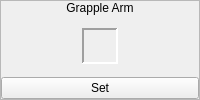
      <widget class="QFrame" name="frame_10">
       <property name="frameShape">
        <enum>QFrame::StyledPanel</enum>
       </property>
       <property name="frameShadow">
        <enum>QFrame::Raised</enum>
       </property>
       <layout class="QVBoxLayout" name="verticalLayout_28">
        <property name="spacing">
         <number>0</number>
        </property>
        <property name="margin">
         <number>0</number>
        </property>
        <item>
         <widget class="QLabel" name="label_14">
          <property name="sizePolicy">
           <sizepolicy hsizetype="Preferred" vsizetype="Fixed">
            <horstretch>0</horstretch>
            <verstretch>0</verstretch>
           </sizepolicy>
          </property>
          <property name="text">
           <string>Grapple Arm</string>
          </property>
          <property name="alignment">
           <set>Qt::AlignCenter</set>
          </property>
         </widget>
        </item>
        <item>
         <widget class="QWidget" name="widget_39" native="true">
          <layout class="QVBoxLayout" name="verticalLayout_29">
           <property name="spacing">
            <number>0</number>
           </property>
           <property name="margin">
            <number>0</number>
           </property>
           <item>
            <widget class="QWidget" name="widget_40" native="true">
             <layout class="QHBoxLayout" name="horizontalLayout_13">
              <property name="spacing">
               <number>0</number>
              </property>
              <property name="margin">
               <number>3</number>
              </property>
              <item>
               <widget class="QWidget" name="widget_42" native="true"/>
              </item>
              <item>
               <widget class="QLabel" name="lblGrappleArm">
                <property name="minimumSize">
                 <size>
                  <width>36</width>
                  <height>36</height>
                 </size>
                </property>
                <property name="maximumSize">
                 <size>
                  <width>36</width>
                  <height>36</height>
                 </size>
                </property>
                <property name="frameShape">
                 <enum>QFrame::Panel</enum>
                </property>
                <property name="frameShadow">
                 <enum>QFrame::Sunken</enum>
                </property>
                <property name="lineWidth">
                 <number>2</number>
                </property>
                <property name="text">
                 <string/>
                </property>
               </widget>
              </item>
              <item>
               <widget class="QWidget" name="widget_43" native="true"/>
              </item>
             </layout>
            </widget>
           </item>
           <item>
            <widget class="QPushButton" name="bSetGrappleArm">
             <property name="text">
              <string>Set</string>
             </property>
            </widget>
           </item>
          </layout>
         </widget>
        </item>
       </layout>
      </widget>
